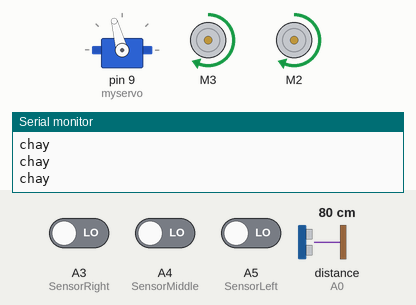
The sketch below on a simulated Arduino Uno, built with avr-gcc and run on an emulated ATmega328P. On the bench: servo, 2 × DC motor (green arrow = forward, orange = backward, longer = faster), the last lines printed to the serial monitor. Inputs (shaded band) come from the test bench; at power-on: A3 (SensorRight) LOW, A5 (SensorLeft) LOW, A4 (SensorMiddle) LOW, distance to the obstacle (sensor on A0) 80 cm. The echo pulse lasts 58.3 µs per cm.

Above: at 2.9 s.
3.0 s: A3 (SensorRight) driven HIGH
At 3.22 s:
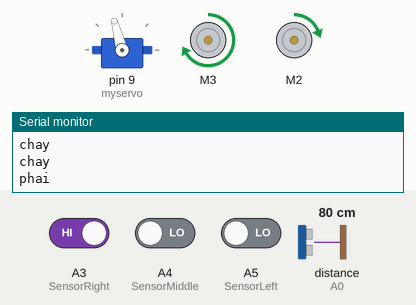
At 3.86 s:
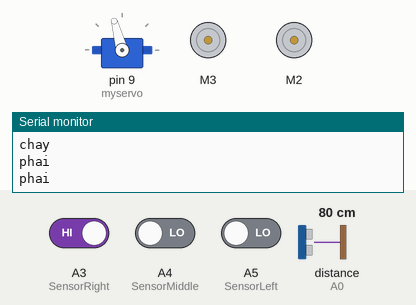
6.0 s: A5 (SensorLeft) driven HIGH
At 6.41 s:
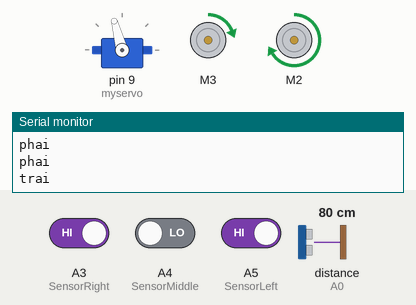
9.0 s: A5 (SensorLeft) driven LOW
12.0 s: A3 (SensorRight) driven LOW
Timing chart, 0 to 15.0 s (numbered marks = the images above; inputs shaded):
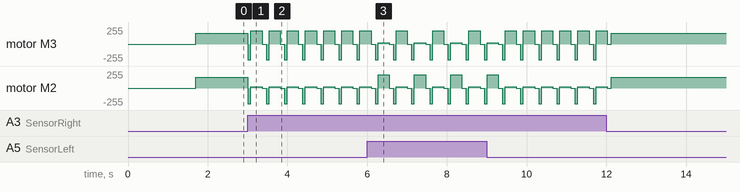

The sketch:

sketch_may30b.ino
```cpp
#include <AFMotor.h>
#include <IRremote.h>
#include <NewPing.h>
#include <Servo.h>


//motor
AF_DCMotor motorL(3);        //motor trai
AF_DCMotor motorR(2);        //motor phai

#define MAX_DISTANCE 200
#define MAX_SPEED 235        // cài đặt tốc độ động cơ DC motors
#define MAX_SPEED_OFFSET 20


//doline
const int SensorLeft   = A5;      //Left sensor input (A1)
const int SensorMiddle = A4;       //Midd sensor input (A2)
const int SensorRight  = A3;       //Right sensor input(A3)
int SL ;    //Status of Left line track sensor
int SM ;    //Status of Midd line track sensor
int SR ;    //Status of Righ line track sensor
int sll;
int srr;
int luustatustruoc;

//tranhvatcan
#define ECHO_PIN A0          //noi chan A0 (Uno)
#define TRIG_PIN A1          //Noi chan A1 (Uno)

Servo myservo;
NewPing sonar(TRIG_PIN, ECHO_PIN, MAX_DISTANCE);
boolean goesForward=false;
int distance = 100;
int speedSet = 0;
char command;


//hongngoai
// const int Recv_Pin = 2;

void setup() {
  // put your setup code here, to run once:
    // IrReceiver.begin(Recv_Pin, true,3);
    Serial.begin(9600);


    //tranhvatcan
    myservo.attach(9);         //tương ứng SERVO2; NẾU CẮM SERVO1 - KHAI  myservo.attach(10);
    myservo.write(105);         //Chỉnh lại góc quay SG90: 85,95,105,... sao cho cảm biến siêu âm thẳng với xe
    delay(1000);
    distance = readPing();
    delay(100);
    distance = readPing();
    delay(100);
    distance = readPing();
    delay(100);
    distance = readPing();
    delay(100);
}

void loop() {

      SL = digitalRead(SensorLeft);
      SM = digitalRead(SensorMiddle);
      SR = digitalRead(SensorRight);

      // sll = analogRead(SensorLeft);
      // srr = analogRead(SensorRight);

      // Serial.print(sll);
      // Serial.print("   |    ");
      // Serial.print(srr);
      // Serial.print("   |    ");
      // Serial.println();


      // SL == HIGH
      if(SL == HIGH){
        Serial.println("trai");
        back(235,235);delay(75);
        Stop();
        forward(20,200);delay(280);
        Stop();delay(100);
      }
      // SR == HIGH
      if(SR == HIGH){
        Serial.println("phai");
        back(235,235);delay(75);
        Stop();
        forward(200,20);delay(280);
        Stop();delay(100);
      }
      // SL == LOW &&  SR == LOW
      if(SL == LOW &&  SR == LOW){
        Serial.println("chay");

        forward(160, 160);
      }
      else{
        back(235,235);
        Stop();
      }

      // if (SL == HIGH && SM == LOW && SR == LOW) {

      //   Serial.println("re trai");
      //   // distance = lookLeft();
      //   // Serial.println(distance);
      //   // delay(200);
      //   forward(20,200);delay(100);
      //   Stop();delay(100);
      // }
      // if (SR == HIGH && SM == LOW && SL == LOW) {

      //   Serial.println("re phai");
      //   // distance = lookRight();
      //   // Serial.println(distance);
      //   // delay(200);
      //   forward(200,20);delay(100);
      //   Stop();delay(100);
      // }

      // if(SM == HIGH && SL == HIGH && SR == LOW){

      //   Serial.println("re trai");
      //   forward(20,160);delay(50);
      //   Stop();delay(50);
      // }
      // if(SM == HIGH && SL == LOW && SR == HIGH){

      //   Serial.println("re phai");
      //   forward(160,20);delay(50);
      //   Stop();delay(50);
      // }
      // if (SM == HIGH && SL == LOW && SR == LOW) {
      // Serial.println("mid");
      //   forward(160,160);delay(200);
      //   Stop();delay(200);
      // }
      // if(SM == LOW && SL == LOW && SR == LOW){
      //     Serial.println("lui");
      //     back(160,160);delay(100);
      //     Stop();delay(100);
      // }
      // if(SM == HIGH && SL == HIGH && SR == HIGH){
      //     Serial.println("lui");
      //     back(160,160);delay(100);
      //     Stop();delay(100);
      // }
      // else{

      //   Stop();
      // }
      // hongngoai
      // if(IrReceiver.decode()){
      //   uint32_t dataRemote = IrReceiver.decodedIRData.decodedRawData;
      //   if(dataRemote > 0){
      //     Serial.println(dataRemote);
      //   }
      // }
}

void forward(int a, int b)
{
  motorL.setSpeed(a); //Define maximum velocity
  motorL.run(FORWARD); //rotate the motor clockwise
  motorR.setSpeed(b); //Define maximum velocity
  motorR.run(FORWARD); //rotate the motor clockwise
}
void back(int a, int b)
{
  motorL.setSpeed(a);
  motorL.run(BACKWARD);
  motorR.setSpeed(b);
  motorR.run(BACKWARD);
}
void Stop()
{
  motorL.setSpeed(0);
  motorL.run(RELEASE);
  motorR.setSpeed(0);
  motorR.run(RELEASE);
}

int lookRight()
{
    myservo.write(50);
    delay(500);
    int distance = readPing();
    delay(100);
    myservo.write(105);
    return distance;
}
int lookLeft()
{
    myservo.write(160);
    delay(500);
    int distance = readPing();
    delay(100);
    myservo.write(105);
    return distance;
    delay(100);
}
int readPing() {
  delay(70);
  int cm = sonar.ping_cm();
  if(cm==0)
  {
    cm = 250;
  }
  return cm;
}
```

Measured:
- after the input at 3.0 s, motor M3: forward 160/255 → backward 235/255 at once, then repeats every 0.46 s: forward 200/255 0.28 s, stopped 0.10 s, backward 235/255 0.08 s; motor M2: forward 160/255 → backward 235/255 at once, then repeats every 0.46 s: forward 20/255 0.28 s, stopped 0.10 s, backward 235/255 0.08 s
